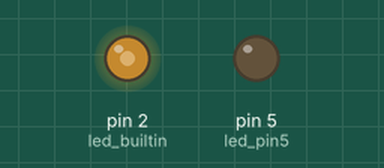
Recording of a program running on a simulated MicroPython board. On the bench: output pins drawn as LEDs (lit = HIGH, except the on-board LED, lit = LOW). What the program prints to the serial console is not drawn. At 15.0 s the program stops and its outputs stay as they are.

Above: at 0.05 s.
At 0.3 s:
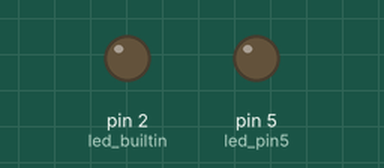
At 0.95 s:
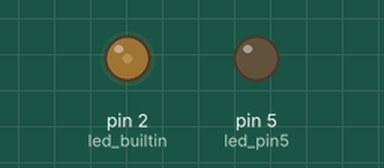
Timing chart, 0 to 3.0 s (numbered marks = the images above):
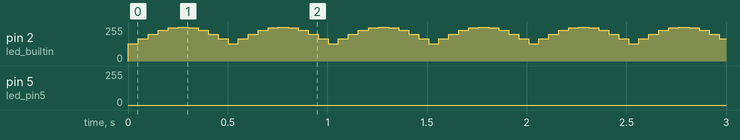

Measured:
- by itself, pin 5 (led_pin5): 0/255 → 128/255 at 5.0 s, → 167/255 0.10 s later, → 202/255 0.10 s later, → 231/255 0.10 s later, … (101 changes in this stretch)

The program:

fading_led.py
```python
import math
import time

import machine

# create a PWM object
led_builtin = machine.PWM(machine.Pin(2), freq=1000)
led_pin5 = machine.PWM(machine.Pin(5), freq=1000)
led_builtin.duty_ns(0)
led_pin5.duty_ns(0)


# define a function to light the led with varying powersupply
def pulse(led, t):
    for i in range(10):
        on_ratio = math.sin(i / 10 * math.pi) * 500 + 500

        if i == 19:
            print(on_ratio*1000,end="")
        else:
            print(on_ratio, end="|")
        led.duty_ns(int(on_ratio*1000))
        time.sleep_ms(t)


for i in range(10):
    pulse(led_builtin, 50)

for i in range(10):
    pulse(led_pin5, 100)

led_builtin.duty_ns(0)
led_pin5.duty_ns(0)
```
